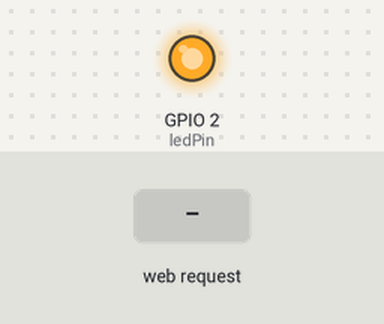
The sketch below on a simulated ESP8266 (NodeMCU). Parts: output pins drawn as LEDs (lit = HIGH). The inputs (shaded band) are chosen by the test bench. WiFi joins after 1.5 s; servers stay silent unless stated; EEPROM starts erased; what the sketch prints to the serial monitor is not drawn.

Above: at 2.7 s.
2.8 s: HTTP request GET /LED=ON received
At 3.9 s:
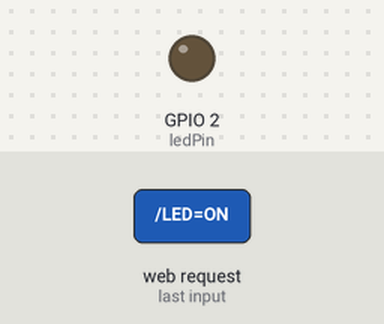
4.3 s: HTTP request GET /LED=OFF received
At 5.1 s:
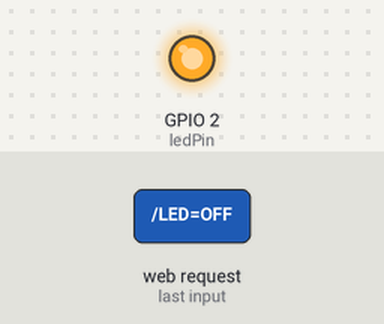
Timing chart, 0 to 7.3 s (numbered marks = the images above; inputs shaded):
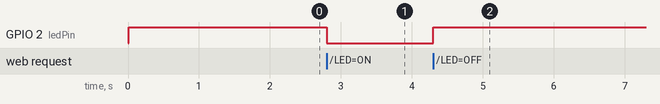

Measured:
- after the input at 2.8 s, GPIO 2 (ledPin): HIGH → LOW at once
- after the input at 4.3 s, GPIO 2 (ledPin): LOW → HIGH at once

The sketch:

webServerEEPROM.ino
```cpp
#include <ESP8266WiFi.h>
#include<EEPROM.h>

const char* ssid = "simer";//type your ssid
const char* password = "012345678";//type your password
int value = LOW;
int ledPin = 2; // GPIO2 of ESP8266
WiFiServer server(80);

void setup() {
  Serial.begin(115200);
  EEPROM.begin(512);
  delay(10);

  pinMode(ledPin, OUTPUT);
  //// read the EEPROM
  value = EEPROM.read(0);
  digitalWrite(ledPin, value);

  // Connect to WiFi network
  Serial.println();
  Serial.println();
  Serial.print("Connecting to ");
  Serial.println(ssid);

  WiFi.begin(ssid, password);

  while (WiFi.status() != WL_CONNECTED) {
    delay(500);
    Serial.print(".");
  }
  Serial.println("");
  Serial.println("WiFi connected");

  // Start the server
  server.begin();
  Serial.println("Server started");

  // Print the IP address
  Serial.print("Use this URL to connect: ");
  Serial.print("http://");
  Serial.print(WiFi.localIP());
  Serial.println("/");

}

void loop() {
  // Check if a client has connected
  WiFiClient client = server.available();
  if (!client) { //client ==NULL
    return;
  }

  // Wait until the client sends some data
  Serial.println("new client");
  while(!client.available()){
    delay(1);
  }

  // Read the first line of the request
  String request = client.readStringUntil('\r');
  Serial.println(request);
  client.flush();

  // Match the request


  if (request.indexOf("/LED=ON") != -1) {
    digitalWrite(ledPin, LOW);
    EEPROM.write(0, 0);
    EEPROM.commit();
    value = HIGH;
  }
  if (request.indexOf("/LED=OFF") != -1){
    digitalWrite(ledPin, HIGH);
    EEPROM.write(0, 1);
    EEPROM.commit();
    value = LOW;
  }

// Set ledPin according to the request
//digitalWrite(ledPin, value);


  // Return the response
  client.println("HTTP/1.1 200 OK");
  client.println("Content-Type: text/html");
  client.println(""); //  do not forget this one
  client.println("<!DOCTYPE HTML>");
  client.println("<html>");

  client.print("Led pin is now: ");

  if(value == HIGH) {
    client.print("On");
  } else {
    client.print("Off");
  }
  client.println("<br><h1> Welcome ST402 </h1><hr><br>");
  if (value == LOW){
      client.println("Click <a href=\"/LED=ON\">here</a> turn the LED ON<br>");
  }else {
      client.println("Click <a href=\"/LED=OFF\"><img src=\"http://getdrawings.com/img/light-bulb-silhouette-vector-11.png\" height=100 width=100 alt=\"OFF\"> </a> turn the LED OFF <br>");
  }
  client.println("</html>");

  delay(1);
  Serial.println("Client disonnected");
  Serial.println("");

}
```
